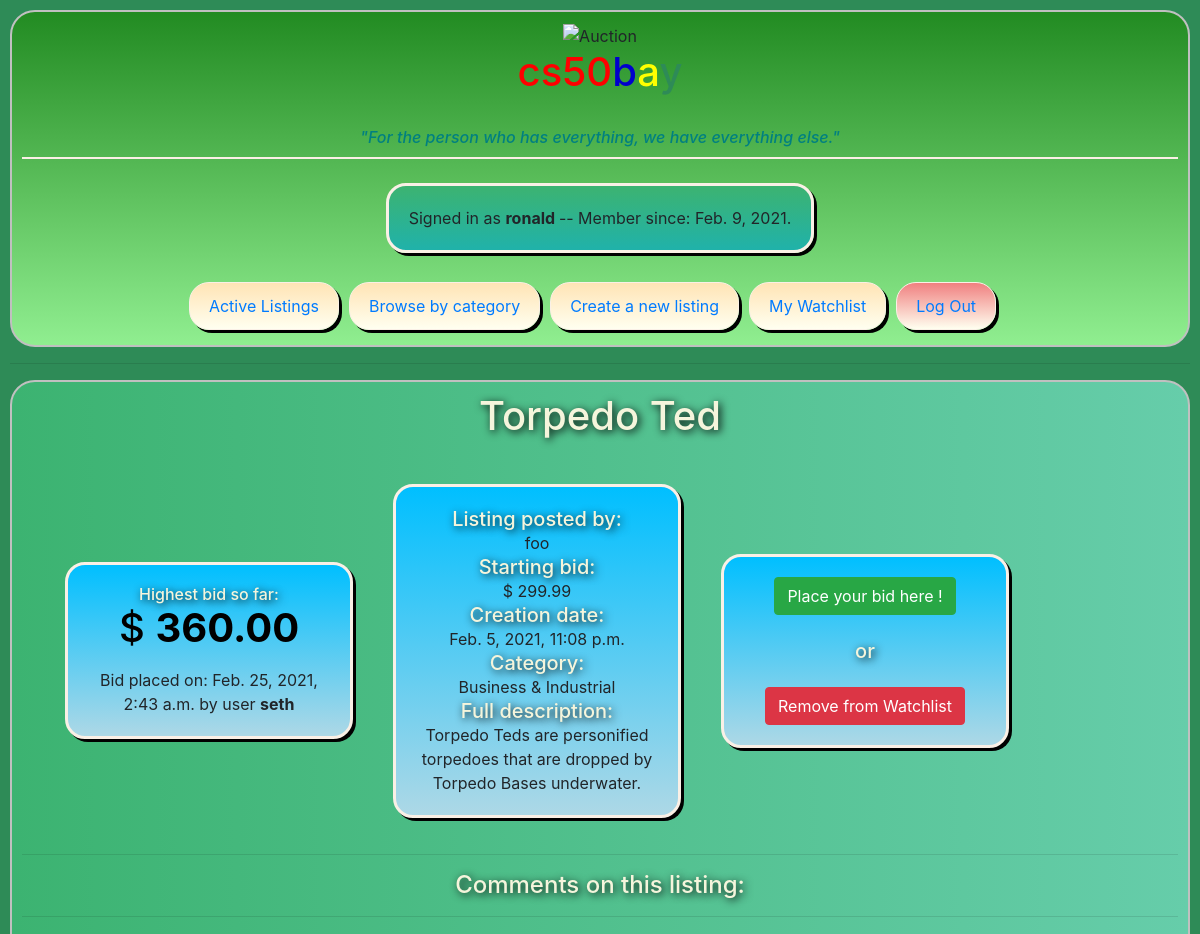
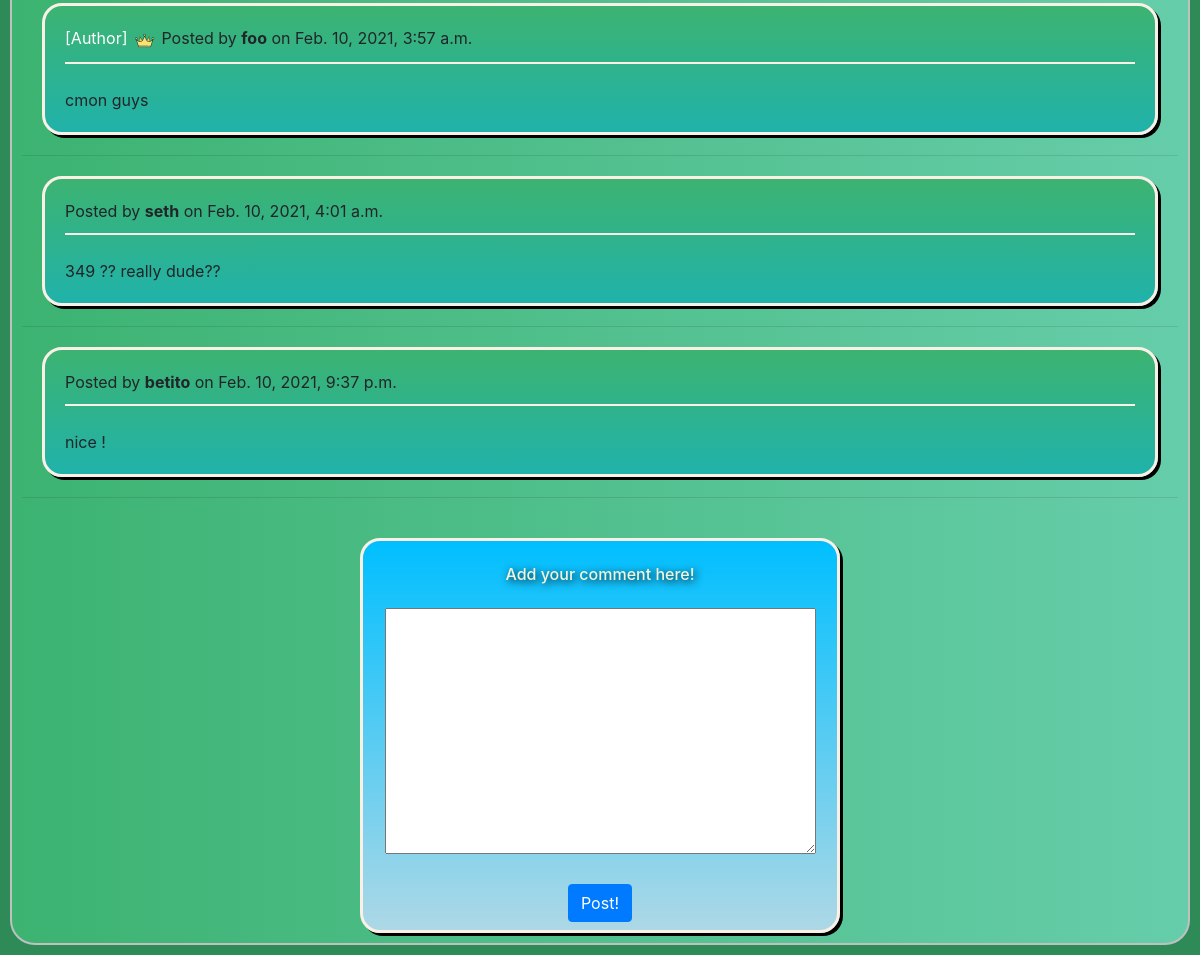
/listing/4 (signed in), run on the app's committed database (2 pictures, top to bottom).
### auctions/models.py (models this page shows, shortened)
class User(AbstractUser):
    member_since = models.DateField(auto_now_add=timezone.now())

class auction_listing(models.Model):
    title = models.CharField(max_length=64)
    description = models.TextField()
    starting_bid = models.DecimalField(max_digits=17, decimal_places=2, default=0)
    creation_date = models.DateTimeField(auto_now_add=timezone.now())
    author = models.CharField(max_length=150)#150 is max length of abstract user
    img_url = models.CharField(max_length=256, blank=True, null=True, help_text="Optional")
    watchlist = models.ManyToManyField(User, blank=True, related_name="user_watchlist")
    active_status = models.BooleanField(default=True)
    categories_list = (
        ('FA', 'Fashion'),
        ('BM', 'Books, Moves & Music'),
        ('EL', 'Electronics'),
        ('CO', 'Collectibles & Art'),
        ('HG', 'Home & Garden'),
        ('SG', 'Sporting Goods'),
        ('TH', 'Toys & Hobbies'),
        ('BI', 'Business & Industrial'),
        ('HB', 'Health & Beauty'),
        ('OT', 'Others')
    )
    category = models.CharField(max_length=2, choices=categories_list, default='OT', help_text="If not specified it will be set as Others")
    class meta:
        ordering = ('-creation_date')

class bids(models.Model):
    id = models.OneToOneField(auction_listing,
        on_delete=models.CASCADE, primary_key=True, related_name="listing_bid")
    highest_bid = models.DecimalField(max_digits=17, decimal_places=2, default=0)
    highest_bid_user = models.CharField(max_length=150, blank=True, null=True)
    last_bid_date = models.DateTimeField(auto_now=timezone.now())
    class meta:
        ordering = ('last_bid_date')

class comments(models.Model):
    listing_id = models.ForeignKey(auction_listing, on_delete=models.CASCADE, related_name="listing_comments")
    post_author = models.CharField(max_length=150)
    commentary_date = models.DateTimeField(auto_now_add=timezone.now())
    comment = models.TextField(null=True)

### auctions/views.py (the view)
# urls.py: path("listing/<int:listing_id>", views.listing, name="listing"),
def listing(request, listing_id):
    listing = auction_listing.objects.get(pk = listing_id)
    current_bid = bids.objects.get(pk = listing.id)
    category = listing.get_category_display()
    comments_list = comments.objects.filter(listing_id = listing_id)
    if listing.watchlist.filter(username=request.user):
        usertocheck = True
    else:
        usertocheck = False
    return render(request, "auctions/listing.html",{
        "listing": listing,
        "current_bid": current_bid,
        "bidform": forms.bidform(),
        "usertocheck": usertocheck,
        "category": category,
        "comment": forms.commentform(),
        "comments_list": comments_list
    })

### auctions/forms.py
class bidform(ModelForm):
    class Meta:
        model = bids
        fields = ['highest_bid']
        labels = {'highest_bid': ''}

class commentform(ModelForm):
    class Meta:
        model = comments
        fields = ['comment']
        labels = {'comment': ''}

### auctions/templates/auctions/listing.html (shortened to what this page needs)
{% extends "auctions/layout.html" %}
{% block body %}
<h1 class="maintitle">{{listing.title}}</h1>
<br>
<div class="container">
    <div class="card cardstyle" style="text-align: center;">
        <div class="card-body">
            <h6 class="maintitle">Highest bid so far:</h6>
            <h1 style="color: black">$ <strong>{{current_bid.highest_bid}}</strong> </h1></p>
            Bid placed on: {{current_bid.last_bid_date}} by user <strong>{{ current_bid.highest_bid_user }}</strong>
        </div>
    </div>
    <div class="card cardstyle">
        <div class="card-body">
          <h5 class="maintitle">Listing posted by: </h5> {{listing.author}}
          <h5 class="maintitle">Starting bid: </h5> $ {{listing.starting_bid}}
          <h5 class="maintitle">Creation date: </h5> {{listing.creation_date}}
          <h5 class="maintitle">Category: </h5> {{category}}
          <h5 class="maintitle">Full description: </h5> {{listing.description}}
        </div>
    </div>
    <div class="card cardstyle">
        <div class="card-body">
            {% if user.is_authenticated %}
                {% if user.username == listing.author%}
                    {% if listing.active_status%}
                    <form action="{% url 'close_bid' listing.id %}" method="POST">
                        {% csrf_token %}
                        <input type="submit" class="btn btn-danger" value="Close this auction">
                    </form>
                    {% else%}
                    <h3 class="maintitle" style="color: orangered;">- Auction closed -</h3>
                    {% endif %}
                {% else %}
                    {% if listing.active_status%}
                        <div>
                            <a id="hide1" href="#hide1" class="hide"><button type="button" class="btn btn-success">Place your bid here !</button></a>
                        </div>
                        <br>
                        <h5 class="maintitle"> or </h5>
                        <br>
                        {% if usertocheck %}
                            <form action="{% url 'remove_watchlist' listing.id %}" method="POST">
                                <input type="submit" class="btn btn-danger" value="Remove from Watchlist">
                            </form>
                        {% else %}
                            <form action="{% url 'add_watchlist' listing.id %}" method="POST">
                                {% csrf_token %}
                                <input type="submit" class="btn btn-primary" value="Add to Watchlist">
                            </form>
                        {% endif %}
                    {% endif %}
                {% endif %}
            {% else %}
            <a href="{% url 'login' %}" ><button type="button" class="btn btn-primary" style="color: white;">Log in</button></a>
            to place bids or add items to your watchlist !
            {% endif %}
        </div>
    </div>
</div>
<hr>
<h4 class="maintitle">Comments on this listing:</h4>
<hr>
{% for post in comments_list %}
    <div class="commentbox">
        {% if post.post_author == listing.author %}
            <span style="color: white;">[Author]</span> <img src="../static/auctions/images/crown.png" alt="" style="height: 25px;">
        {% endif %}
        Posted by <strong>{{post.post_author}}</strong> on {{post.commentary_date}}
        <br>
        <div class="commentline"></div>
        <br>
        {{post.comment}}
    </div>
    <hr>
{% endfor %}
<br>
{% if user.is_authenticated %}
    {% if listing.active_status %}
    <div class="cardstyle" style="width: 30rem; margin:auto">
        <br>
        <h6 class="maintitle"> Add your comment here!</h6>
        <br>
        <form action="{% url 'new_comment' listing.id %}" method="POST">
            {{comment}}
            <br><br>
            <div class="maintitle"><input type="submit" class="btn btn-primary mb-2" value="Post!"/></div>
        </form>
    </div>
    {% else %}
        <h5 class="maintitle">This listing is closed. Comments are disabled.</h5>
    {% endif %}
{% else %}
<div style="margin: auto; text-align: center;">
    <a href="{% url 'login' %}" ><button type="button" class="btn btn-primary" style="color: white;">Log in</button></a>
    to post and communicate with other bidders !
</div>
{% endif %}
{% endblock %}

### auctions/templates/auctions/layout.html (shortened to what this page needs)
{% load static %}
<!DOCTYPE html>
<html lang="en">
    <head>
        <link rel="stylesheet" href="https://stackpath.bootstrapcdn.com/bootstrap/4.4.1/css/bootstrap.min.css">
        <link href="{% static 'auctions/styles.css' %}" rel="stylesheet">
    </head>
    <body>
        <header>
            <div class="centerbanner">
                <img src="{% static 'auctions/images/ai.png' %}" alt="Auction" style="width: 100px; height: auto; background: transparent;">
                <h1> <span style="color: red;">cs50</span><span style="color: MediumBlue;">b</span><span style="color: Yellow;">a</span><span style="color: #2E8B57;">y</span>  </h1>
                <br>
                <h6 style="color: Teal; font-style: italic;">"For the person who has everything, we have everything else."</h6>
            </div>
            <div class="commentline"></div>
            <br>
            <div>
                {% if user.is_authenticated %}
                    <div class="commentbox" style="width: max-content; margin: auto;">Signed in as <strong>{{ user.username }} </strong> -- Member since: {{user.member_since}}.</div>
                {% else %}
                    You are currently browsing as Guest.
                    <br>
                {% endif %}
                <br>
            </div>
            <div >
                <ul class="nav container" style="justify-content: center;">
                    <li class="nav-item navbox">
                        <a class="nav-link" href="{% url 'index' %}">Active Listings</a>
                    </li>
                    <li class="nav-item navbox">
                        <a class="nav-link" href="{% url 'all_categories'%}">Browse by category</a>
                    </li>
                    {% if user.is_authenticated %}
                        <li class="nav-item navbox">
                            <a class="nav-link" href="{% url 'new_listing'%}">Create a new listing</a>
                        </li>
                        <li class="nav-item navbox">
                            <a class="nav-link" href="{% url 'my_watchlist' %}">My Watchlist</a>
                        </li>
                        <li class="nav-item navboxlogout">
                            <a class="nav-link" href="{% url 'logout' %}">Log Out</a>
                        </li>
                    {% endif %}
                </ul>
            </div>
        </header>
        <hr>
        <main>
            {% block body %}
            {% endblock %}
        </main>
    </body>
</html>

### auctions/static/auctions/styles.css (style rules this page uses)
body { padding: 10px; background-color: #2E8B57; }
h1 { color:bisque; }
header { background-image: linear-gradient( #228B22, #90EE90); border: 2px solid #C0C0C0; border-radius: 25px; padding: 10px; }
main { background-image: linear-gradient(to right, #3CB371, #66CDAA); border: 2px solid #C0C0C0; border-radius: 25px; padding: 10px; }
.centerbanner { text-align: center; margin: auto; }
.container { display: flex; flex-wrap: wrap; align-items: center; }
.cardstyle { width: 18rem; background-image: linear-gradient(DeepSkyBlue, LightBlue); border-radius: 20px; border: 3px solid Linen; box-shadow: 3px 3px black; margin: 20px; text-align: center; }
.maintitle { text-align: center; color: beige; text-shadow: 2px 2px 8px black; margin: auto; }
.commentbox { background-image: linear-gradient(#3CB371, LightSeaGreen); border-radius: 20px; border: 3px solid Linen; box-shadow: 3px 3px black; margin: 20px; padding: 20px; }
.navbox { background-image: linear-gradient(Moccasin, Ivory); border-radius: 20px; border: 1px solid Linen; box-shadow: 3px 3px black; margin: 5px; padding: 3px; }
.navboxlogout { background-image: linear-gradient(lightcoral, Ivory); border-radius: 20px; border: 1px solid Linen; box-shadow: 3px 3px black; margin: 5px; padding: 3px; }
.commentline { border-top: 2px solid linen; margin-top: 10px; width: 100%; }

### data on the page
User: username "ronald", member_since "Feb. 9, 2021"
auction_listing: title "Torpedo Ted", author "foo", starting_bid "299.99", creation_date "Feb. 5, 2021, 11:08 p.m.", description "Torpedo Teds are personified torpedoes that are dropped by Torpedo Bases underwater."
bids: highest_bid "360.00", last_bid_date "Feb. 25, 2021, 2:43 a.m.", highest_bid_user "seth"
comments: post_author "foo", commentary_date "Feb. 10, 2021, 3:57 a.m.", comment "cmon guys"
comments: post_author "seth", commentary_date "Feb. 10, 2021, 4:01 a.m.", comment "349 ?? really dude??"
comments: post_author "betito", commentary_date "Feb. 10, 2021, 9:37 p.m.", comment "nice !"

### other printed values
{{ category }} "Business & Industrial"
